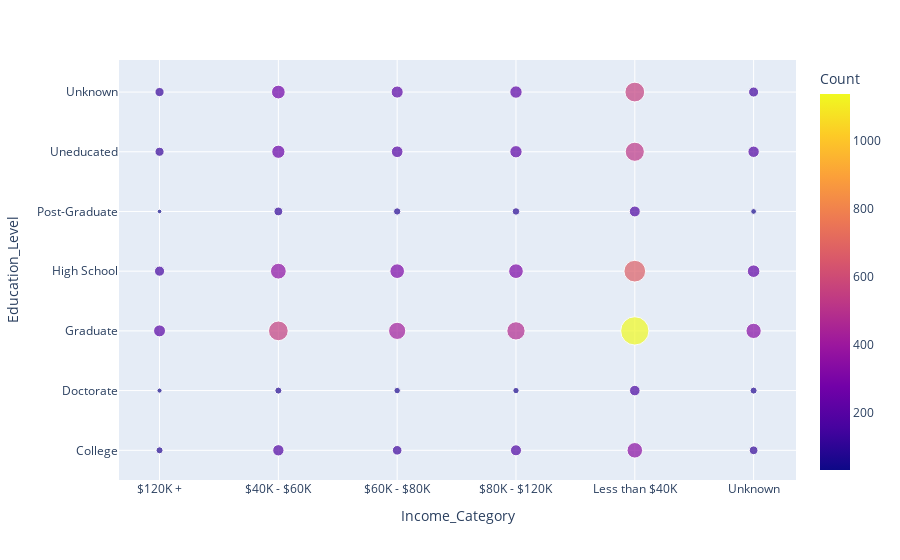

The code cell stored with this chart in its notebook:
### Code cell
px.scatter(AUX_v2, x="Income_Category", y="Education_Level",size = "Count", color = "Count")

### Figure 1 — Plotly figure (JSON) as saved in the notebook; plotly's stock layout.template omitted (floating-point values rounded to 4 significant figures)
{"data": [{"hovertemplate": "Income_Category=%{x}<br>Education_Level=%{y}<br>Count=%{marker.color}<extra></extra>", "legendgroup": "", "marker": {"color": [70, 183, 132, 175, 345, 108, 37, 70, 59, 57, 158, 70, 204, 553, 422, 478, 1139, 332, 147, 355, 307, 308, 671, 225, 30, 111, 77, 81, 170, 47, 119, 249, 195, 217, 522, 185, 120, 269, 210, 219, 556, 145], "coloraxis": "coloraxis", "size": [70, 183, 132, 175, 345, 108, 37, 70, 59, 57, 158, 70, 204, 553, 422, 478, 1139, 332, 147, 355, 307, 308, 671, 225, 30, 111, 77, 81, 170, 47, 119, 249, 195, 217, 522, 185, 120, 269, 210, 219, 556, 145], "sizemode": "area", "sizeref": 2.848, "symbol": "circle"}, "mode": "markers", "name": "", "orientation": "v", "showlegend": false, "type": "scatter", "x": ["$120K +", "$40K - $60K", "$60K - $80K", "$80K - $120K", "Less than $40K", "Unknown", "$120K +", "$40K - $60K", "$60K - $80K", "$80K - $120K", "Less than $40K", "Unknown", "$120K +", "$40K - $60K", "$60K - $80K", "$80K - $120K", "Less than $40K", "Unknown", "$120K +", "$40K - $60K", "$60K - $80K", "$80K - $120K", "Less than $40K", "Unknown", "$120K +", "$40K - $60K", "$60K - $80K", "$80K - $120K", "Less than $40K", "Unknown", "$120K +", "$40K - $60K", "$60K - $80K", "$80K - $120K", "Less than $40K", "Unknown", "$120K +", "$40K - $60K", "$60K - $80K", "$80K - $120K", "Less than $40K", "Unknown"], "xaxis": "x", "y": ["College", "College", "College", "College", "College", "College", "Doctorate", "Doctorate", "Doctorate", "Doctorate", "Doctorate", "Doctorate", "Graduate", "Graduate", "Graduate", "Graduate", "Graduate", "Graduate", "High School", "High School", "High School", "High School", "High School", "High School", "Post-Graduate", "Post-Graduate", "Post-Graduate", "Post-Graduate", "Post-Graduate", "Post-Graduate", "Uneducated", "Uneducated", "Uneducated", "Uneducated", "Uneducated", "Uneducated", "Unknown", "Unknown", "Unknown", "Unknown", "Unknown", "Unknown"], "yaxis": "y"}], "layout": {"coloraxis": {"colorbar": {"title": {"text": "Count"}}, "colorscale": [[0, "#0d0887"], [0.1111, "#46039f"], [0.2222, "#7201a8"], [0.3333, "#9c179e"], [0.4444, "#bd3786"], [0.5556, "#d8576b"], [0.6667, "#ed7953"], [0.7778, "#fb9f3a"], [0.8889, "#fdca26"], [1, "#f0f921"]]}, "legend": {"itemsizing": "constant", "tracegroupgap": 0}, "margin": {"t": 60}, "xaxis": {"anchor": "y", "domain": [0, 1], "title": {"text": "Income_Category"}}, "yaxis": {"anchor": "x", "domain": [0, 1], "title": {"text": "Education_Level"}}}}
